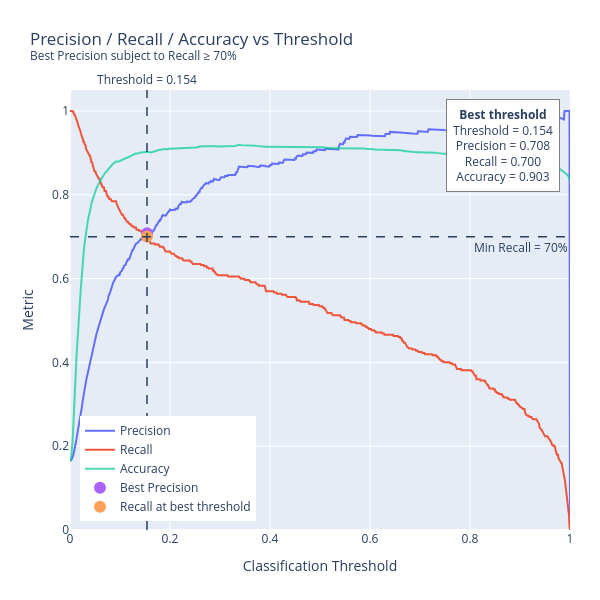

The cell this chart's notebook holds for it:
### Code cell
# ==========================================
# Thresholds
# ==========================================

thresholds = np.linspace(0, 1, 1001)

precisions = []
recalls = []
accuracies = []

for threshold in thresholds:

    y_pred = (
        y_test_proba >= threshold
    ).astype(int)

    precisions.append(
        precision_score(
            y_test,
            y_pred,
            zero_division=0
        )
    )

    recalls.append(
        recall_score(
            y_test,
            y_pred,
            zero_division=0
        )
    )

    accuracies.append(
        accuracy_score(
            y_test,
            y_pred
        )
    )


precisions = np.array(precisions)
recalls = np.array(recalls)
accuracies = np.array(accuracies)


# ==========================================
# Best Precision при Recall >= 0.70
# ==========================================

min_recall = 0.70

valid = recalls >= min_recall

best_idx = np.where(valid)[0][
    np.argmax(precisions[valid])
]

best_threshold = thresholds[best_idx]
best_precision = precisions[best_idx]
best_recall = recalls[best_idx]
best_accuracy = accuracies[best_idx]


print(f"Best threshold: {best_threshold:.3f}")
print(f"Precision:      {best_precision:.4f}")
print(f"Recall:         {best_recall:.4f}")
print(f"Accuracy:       {best_accuracy:.4f}")


# ==========================================
# Plotly
# ==========================================

fig = go.Figure()


# Precision
fig.add_trace(
    go.Scatter(
        x=thresholds,
        y=precisions,
        mode="lines",
        name="Precision",
        line=dict(width=2)
    )
)


# Recall
fig.add_trace(
    go.Scatter(
        x=thresholds,
        y=recalls,
        mode="lines",
        name="Recall",
        line=dict(width=2)
    )
)


# Accuracy
fig.add_trace(
    go.Scatter(
        x=thresholds,
        y=accuracies,
        mode="lines",
        name="Accuracy",
        line=dict(width=2),
        opacity=0.7
    )
)


# ==========================================
# Минимальный Recall
# ==========================================

fig.add_hline(
    y=min_recall,
    line_dash="dash",
    line_width=1.5,
    annotation_text=f"Min Recall = {min_recall:.0%}",
    annotation_position="bottom right"
)


# ==========================================
# Лучший threshold
# ==========================================

fig.add_vline(
    x=best_threshold,
    line_dash="dash",
    line_width=1.5,
    annotation_text=f"Threshold = {best_threshold:.3f}",
    annotation_position="top"
)


# ==========================================
# Точки выбранных Precision и Recall
# ==========================================

fig.add_trace(
    go.Scatter(
        x=[best_threshold],
        y=[best_precision],
        mode="markers",
        name="Best Precision",
        marker=dict(
            size=12
        ),
        hovertemplate=(
            f"Threshold: {best_threshold:.3f}<br>"
            f"Precision: {best_precision:.3f}<br>"
            "<extra></extra>"
        )
    )
)

fig.add_trace(
    go.Scatter(
        x=[best_threshold],
        y=[best_recall],
        mode="markers",
        name="Recall at best threshold",
        marker=dict(
            size=12
        ),
        hovertemplate=(
            f"Threshold: {best_threshold:.3f}<br>"
            f"Recall: {best_recall:.3f}<br>"
            "<extra></extra>"
        )
    )
)


# ==========================================
# Annotation
# ==========================================

fig.add_annotation(
    x=0.98,
    y=0.98,
    xref="paper",
    yref="paper",

    text=(
        f"<b>Best threshold</b><br>"
        f"Threshold = {best_threshold:.3f}<br>"
        f"Precision = {best_precision:.3f}<br>"
        f"Recall = {best_recall:.3f}<br>"
        f"Accuracy = {best_accuracy:.3f}"
    ),

    showarrow=False,

    xanchor="right",
    yanchor="top",

    bgcolor="white",
    bordercolor="gray",
    borderwidth=1,
    borderpad=6
)


# ==========================================
# Layout
# ==========================================

fig.update_layout(
    width=600,
    height=600,

    title=(
        "Precision / Recall / Accuracy vs Threshold"
        "<br>"
        "<sup>Best Precision subject to Recall ≥ 70%</sup>"
    ),

    xaxis_title="Classification Threshold",
    yaxis_title="Metric",

    xaxis=dict(
        range=[0, 1]
    ),

    yaxis=dict(
        range=[0, 1.05]
    ),

    hovermode="x unified",

    legend=dict(
        x=0.02,
        y=0.02,
        xanchor="left",
        yanchor="bottom"
    ),

    margin=dict(
        l=70,
        r=30,
        t=90,
        b=70
    )
)


fig.show()

### Figure 1 — Plotly figure (JSON) as saved in the notebook; plotly's stock layout.template omitted (floating-point values rounded to 4 significant figures; data arrays with more than 128 entries replaced by an {"elided": "..."} marker saying what was removed)
{"data": [{"line": {"width": 2}, "mode": "lines", "name": "Precision", "type": "scatter", "x": {"elided": "1001 float values"}, "y": {"elided": "1001 float values"}}, {"line": {"width": 2}, "mode": "lines", "name": "Recall", "type": "scatter", "x": {"elided": "1001 float values"}, "y": {"elided": "1001 float values"}}, {"line": {"width": 2}, "mode": "lines", "name": "Accuracy", "opacity": 0.7, "type": "scatter", "x": {"elided": "1001 float values"}, "y": {"elided": "1001 float values"}}, {"hovertemplate": "Threshold: 0.154<br>Precision: 0.708<br><extra></extra>", "marker": {"size": 12}, "mode": "markers", "name": "Best Precision", "type": "scatter", "x": [0.154], "y": [0.708]}, {"hovertemplate": "Threshold: 0.154<br>Recall: 0.700<br><extra></extra>", "marker": {"size": 12}, "mode": "markers", "name": "Recall at best threshold", "type": "scatter", "x": [0.154], "y": [0.7003]}], "layout": {"annotations": [{"showarrow": false, "text": "Min Recall = 70%", "x": 1, "xanchor": "right", "xref": "x domain", "y": 0.7, "yanchor": "top", "yref": "y"}, {"showarrow": false, "text": "Threshold = 0.154", "x": 0.154, "xanchor": "center", "xref": "x", "y": 1, "yanchor": "bottom", "yref": "y domain"}, {"bgcolor": "white", "bordercolor": "gray", "borderpad": 6, "borderwidth": 1, "showarrow": false, "text": "<b>Best threshold</b><br>Threshold = 0.154<br>Precision = 0.708<br>Recall = 0.700<br>Accuracy = 0.903", "x": 0.98, "xanchor": "right", "xref": "paper", "y": 0.98, "yanchor": "top", "yref": "paper"}], "height": 600, "hovermode": "x unified", "legend": {"x": 0.02, "xanchor": "left", "y": 0.02, "yanchor": "bottom"}, "margin": {"b": 70, "l": 70, "r": 30, "t": 90}, "shapes": [{"line": {"dash": "dash", "width": 1.5}, "type": "line", "x0": 0, "x1": 1, "xref": "x domain", "y0": 0.7, "y1": 0.7, "yref": "y"}, {"line": {"dash": "dash", "width": 1.5}, "type": "line", "x0": 0.154, "x1": 0.154, "xref": "x", "y0": 0, "y1": 1, "yref": "y domain"}], "title": {"text": "Precision / Recall / Accuracy vs Threshold<br><sup>Best Precision subject to Recall ≥ 70%</sup>"}, "width": 600, "xaxis": {"range": [0, 1], "title": {"text": "Classification Threshold"}}, "yaxis": {"range": [0, 1.05], "title": {"text": "Metric"}}}}
